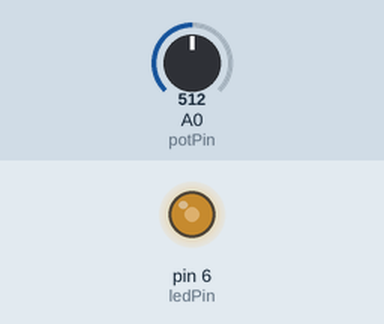
Bench run of a sketch on a simulated Arduino Uno, built with avr-gcc and run on an emulated ATmega328P. Parts: output pins drawn as LEDs (lit = HIGH). The inputs (shaded band) are chosen by the test bench; at power-on: A0 (potPin) = 512.

Above: at 1.2 s.
1.3 s: A0 (potPin) set to 716
At 2.5 s:
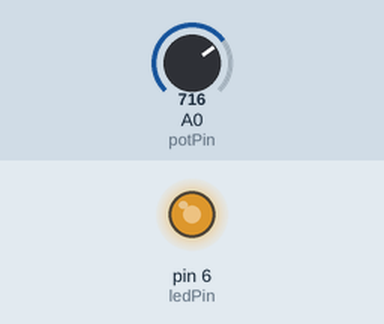
2.8 s: A0 (potPin) set to 900
At 3.8 s:
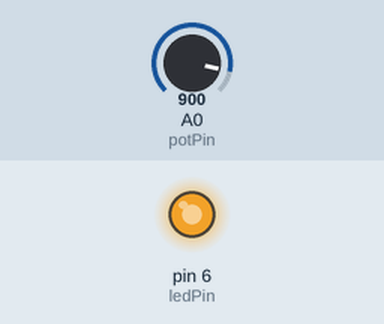
4.3 s: A0 (potPin) set to 122
At 5.0 s:
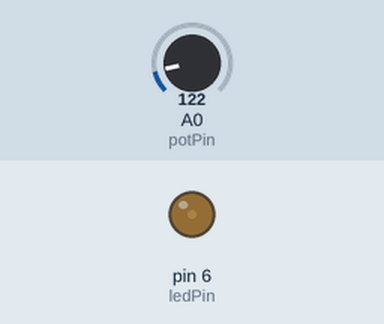
5.8 s: A0 (potPin) set to 0
At 6.1 s:
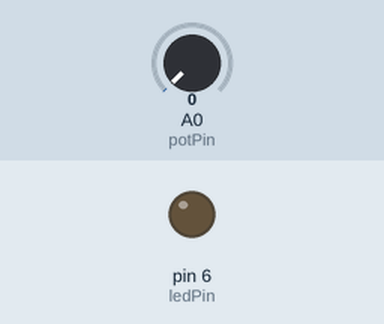
Timing chart, 0 to 8.3 s (numbered marks = the images above; inputs shaded):
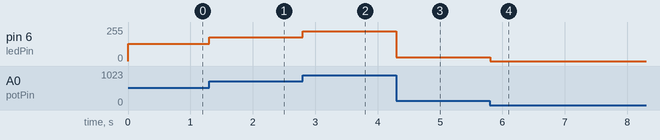

Measured:
- after the input at 1.3 s, pin 6 (ledPin): 128/255 → 179/255 at once
- after the input at 2.8 s, pin 6 (ledPin): 179/255 → 225/255 at once
- after the input at 4.3 s, pin 6 (ledPin): 225/255 → 30/255 at once
- after the input at 5.8 s, pin 6 (ledPin): 30/255 → 0/255 at once

The sketch:

rotatory_debounce_interept.ino
```cpp
// === Pin Definitions ===
const int potPin = A0;    // Potentiometer input (ADC0)
const int ledPin = 6;     // PWM output pin (OC0A = PD6)

void setup() {
  pinMode(ledPin, OUTPUT);   // Set PD6 as output
}

void loop() {
  int adc_val = analogRead(potPin);   // Read 10-bit ADC value (0–1023)
  int pwm_value = adc_val / 4;        // Scale to 8-bit (0–255)
  analogWrite(ledPin, pwm_value);     // Set PWM duty cycle
  delay(5);                           // Small delay for smoother response
}
```
